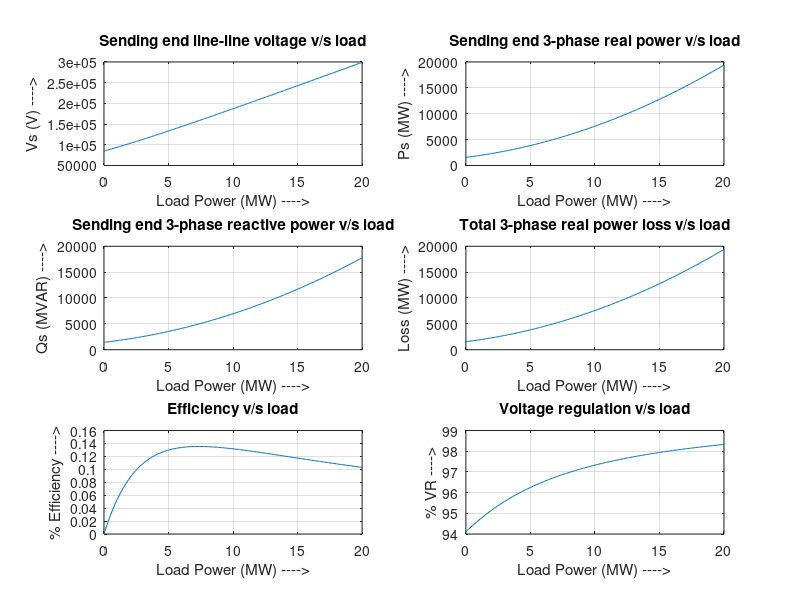

Write MATLAB code to recreate this figure.
% Ex-3.2 (Transmission System)
% Sambhav R Jain
% 107108103

clc;
clear all;
close all;

fprintf('Ex-3.2 Medium Transmission Line (nominal T model)\n');
fprintf(' - Sambhav R Jain (107108103)\n\n');

V = input('Enter the receiving end line-line voltage (kV): ');
f = input('Enter the frequency (Hz): ');
P = input('Enter the 3-phase load power at the receiving end (MW): ');
pf = input('Enter the power factor of the load: ');
R = input('Enter the per-phase resistance of the line (ohm): ');
X = input('Enter the per-phase reactance of the line (ohm): ');
B = input('Enter the per-phase shunt susceptance of the line (mho or Siemen): ');

% Choosing receiving end as the phasor reference (0 deg)

Vr = 1e3*V; % receiving end line-line voltage in V
Pr = 1e6*P; % 3-phase load power in W
Z = R+X*1i; 
Y = B*1i;

% Phase values:
vr = Vr/sqrt(3);
pr = Pr/3;

% Calculations
ir_mag = pr/(vr*pf);
ir_ang = -acos(pf);
ir = complex(ir_mag*cos(ir_ang),ir_mag*sin(ir_ang));
vc = vr+ir*Z/2;
ic = vc*Y;
is = ic+ir;
vs = vc+is*Z/2; % sending end phase voltage in V
vs_ll = sqrt(3)*abs(vs)/1e3; % sending end line-line voltage in kV
ps = abs(vs*is*cos(angle(vs)-angle(is))); % sending end 1-phase real power in W
ps3ph = 3*ps/1e6; % sending end 3-phase real power in MW
qs = abs(vs*is*sin(angle(vs)-angle(is))); % sending end 1-phase reactive power in VAR
qs3ph = 3*qs/1e6; % sending end 3-phase reactive power in MVAR
pfs = cos(angle(vs)-angle(is)); % sending end power factor
loss = 3*(ps-pr)/1e6; % total 3-phase real power loss in MW
eff = pr/ps*100; % efficiency
VR = (abs(vs)-vr)/abs(vs)*100; % voltage regulation

fprintf('\nFor the given load conditions:\n');
disp('1. Sending end line-line voltage (kV): '); vs_ll
disp('2. Sending end 3-phase real power (MW): '); ps3ph
disp('3. Sending end 3-phase reactive power (MVAR): '); qs3ph
disp('4. Sending end power factor: '); pfs
disp('5. Total 3-phase real power loss in MW: '); loss
disp('6. % Efficiency: '); eff
disp('7. % Voltage Regulation: '); VR

n = 0;

for P = 0:.1:20
n = n+1;
a(n) = P;   
pr = 1e6*P/3;

ir_mag = pr/(vr*pf);
ir_ang = -acos(pf);
ir = complex(ir_mag*cos(ir_ang),ir_mag*sin(ir_ang));
vc = vr+ir*Z/2;
ic = vc*Y;
is = ic+ir;
vs = vc+is*Z/2; % sending end phase voltage in V
vs_ll(n) = sqrt(3)*abs(vs); % sending end line-line voltage in V
ps = abs(vs*is*cos(angle(vs)-angle(is))); % sending end 1-phase real power in W
ps3ph(n) = 3*ps/1e6; % sending end 3-phase real power in MW
qs = abs(vs*is*sin(angle(vs)-angle(is))); % sending end 1-phase reactive power in VAR
qs3ph(n) = 3*qs/1e6; % sending end 3-phase reactive power in MVAR
pfs = cos(angle(vs)-angle(is)); % sending end power factor
loss(n) = 3*(ps-pr)/1e6; % total 3-phase real power loss in MW
eff(n) = pr/ps*100; % efficiency
VR(n) = (abs(vs)-vr)/abs(vs)*100; % voltage regulation

end

subplot(3,2,1);
plot(a,vs_ll); grid on; xlabel('Load Power (MW) ---->'); ylabel('Vs (V) ---->'); title('Sending end line-line voltage v/s load');
subplot(3,2,2);
plot(a,ps3ph); grid on; xlabel('Load Power (MW) ---->'); ylabel('Ps (MW) ---->'); title('Sending end 3-phase real power v/s load');
subplot(3,2,3);
plot(a,qs3ph); grid on; xlabel('Load Power (MW) ---->'); ylabel('Qs (MVAR) ---->'); title('Sending end 3-phase reactive power v/s load');
subplot(3,2,4);
plot(a,loss); grid on; xlabel('Load Power (MW) ---->'); ylabel('Loss (MW) ---->'); title('Total 3-phase real power loss v/s load');
subplot(3,2,5);
plot(a,eff); grid on; xlabel('Load Power (MW) ---->'); ylabel('% Efficiency ---->'); title('Efficiency v/s load');
subplot(3,2,6);
plot(a,VR); grid on; xlabel('Load Power (MW) ---->'); ylabel('% VR ---->'); title('Voltage regulation v/s load');
